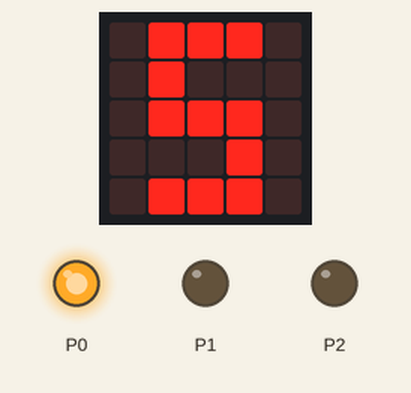
This program was run on a simulated BBC micro:bit (MakeCode). Parts: the board's 5×5 LED display, output pins drawn as LEDs (lit = HIGH).

Above: at 0.1 s.
At 10.9 s:
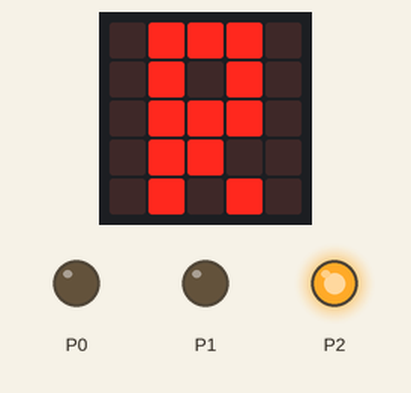
At 37.9 s:
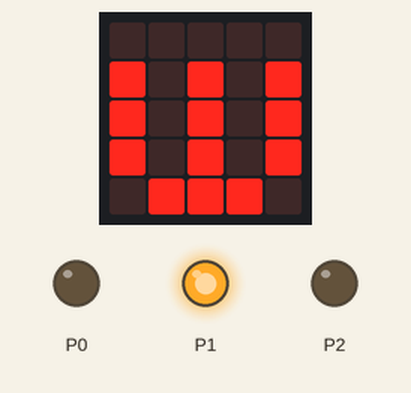
Timing chart, 0 to 39.4 s (numbered marks = the images above):
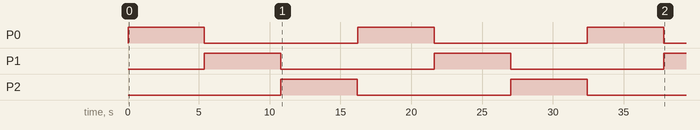

The program:

main.ts
```typescript
basic.forever(function () {
    pins.digitalWritePin(DigitalPin.P0, 1)
    basic.showLeds(`
        . # # # .
        . # . . .
        . # # # .
        . . . # .
        . # # # .
        `)
    basic.pause(5000)
    pins.digitalWritePin(DigitalPin.P0, 0)
    pins.digitalWritePin(DigitalPin.P1, 1)
    basic.showLeds(`
        . . . . .
        # . # . #
        # . # . #
        # . # . #
        . # # # .
        `)
    basic.pause(5000)
    pins.digitalWritePin(DigitalPin.P1, 0)
    pins.digitalWritePin(DigitalPin.P2, 1)
    basic.showLeds(`
        . # # # .
        . # . # .
        . # # # .
        . # # . .
        . # . # .
        `)
    basic.pause(5000)
    pins.digitalWritePin(DigitalPin.P2, 0)
})
```

test.ts
```typescript
// tests gaan hier; deze zal niet worden gecompileerd wanneer dit pakket wordt gebruikt als extensie.
```

Measured:
- by itself, P0–2: alternates HIGH for 5.4 s and LOW for 10.8 s
- what the display in image 1 shows lasts 5.4 s, from 10.8 s to 16.2 s
